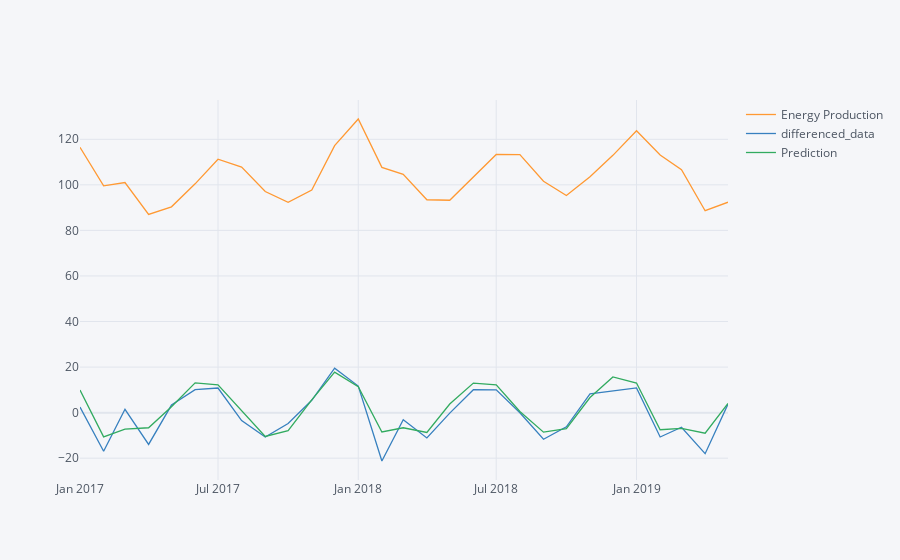

Notebook code cell kept with this figure:
### Code cell
pd.concat([test, future_forecast], axis=1).iplot()

### Figure 1 — Plotly figure (JSON) as saved in the notebook; plotly's stock layout.template omitted (floating-point values rounded to 4 significant figures)
{"data": [{"line": {"color": "rgba(255, 153, 51, 1.0)", "dash": "solid", "shape": "linear", "width": 1.3}, "mode": "lines", "name": "Energy Production", "text": "", "type": "scatter", "x": ["2017-01-01", "2017-02-01", "2017-03-01", "2017-04-01", "2017-05-01", "2017-06-01", "2017-07-01", "2017-08-01", "2017-09-01", "2017-10-01", "2017-11-01", "2017-12-01", "2018-01-01", "2018-02-01", "2018-03-01", "2018-04-01", "2018-05-01", "2018-06-01", "2018-07-01", "2018-08-01", "2018-09-01", "2018-10-01", "2018-11-01", "2018-12-01", "2019-01-01", "2019-02-01", "2019-03-01", "2019-04-01", "2019-05-01"], "y": [116.5, 99.54, 101.0, 87.04, 90.36, 100.4, 111.2, 107.8, 97.08, 92.3, 97.72, 117.2, 128.9, 107.7, 104.6, 93.45, 93.24, 103.3, 113.3, 113.3, 101.6, 95.32, 103.6, 112.9, 123.8, 113.1, 106.7, 88.65, 92.38]}, {"line": {"color": "rgba(55, 128, 191, 1.0)", "dash": "solid", "shape": "linear", "width": 1.3}, "mode": "lines", "name": "differenced_data", "text": "", "type": "scatter", "x": ["2017-01-01", "2017-02-01", "2017-03-01", "2017-04-01", "2017-05-01", "2017-06-01", "2017-07-01", "2017-08-01", "2017-09-01", "2017-10-01", "2017-11-01", "2017-12-01", "2018-01-01", "2018-02-01", "2018-03-01", "2018-04-01", "2018-05-01", "2018-06-01", "2018-07-01", "2018-08-01", "2018-09-01", "2018-10-01", "2018-11-01", "2018-12-01", "2019-01-01", "2019-02-01", "2019-03-01", "2019-04-01", "2019-05-01"], "y": [2.453, -16.94, 1.467, -13.97, 3.322, 10.08, 10.8, -3.479, -10.68, -4.779, 5.419, 19.52, 11.67, -21.24, -3.099, -11.12, -0.2086, 10.07, 10.01, -0.042, -11.71, -6.245, 8.255, 9.375, 10.82, -10.7, -6.42, -18.01, 3.732]}, {"line": {"color": "rgba(50, 171, 96, 1.0)", "dash": "solid", "shape": "linear", "width": 1.3}, "mode": "lines", "name": "Prediction", "text": "", "type": "scatter", "x": ["2017-01-01", "2017-02-01", "2017-03-01", "2017-04-01", "2017-05-01", "2017-06-01", "2017-07-01", "2017-08-01", "2017-09-01", "2017-10-01", "2017-11-01", "2017-12-01", "2018-01-01", "2018-02-01", "2018-03-01", "2018-04-01", "2018-05-01", "2018-06-01", "2018-07-01", "2018-08-01", "2018-09-01", "2018-10-01", "2018-11-01", "2018-12-01", "2019-01-01", "2019-02-01", "2019-03-01", "2019-04-01", "2019-05-01"], "y": [9.921, -10.65, -7.273, -6.637, 2.556, 13.09, 12.23, 0.7023, -10.48, -7.873, 5.599, 17.75, 11.39, -8.477, -6.642, -8.712, 3.765, 12.97, 12.16, 0.5281, -8.583, -7.079, 6.636, 15.65, 13.01, -7.52, -6.921, -9.05, 4.022]}], "layout": {"legend": {"bgcolor": "#F5F6F9", "font": {"color": "#4D5663"}}, "paper_bgcolor": "#F5F6F9", "plot_bgcolor": "#F5F6F9", "title": {"font": {"color": "#4D5663"}}, "xaxis": {"gridcolor": "#E1E5ED", "showgrid": true, "tickfont": {"color": "#4D5663"}, "title": {"font": {"color": "#4D5663"}, "text": ""}, "zerolinecolor": "#E1E5ED"}, "yaxis": {"gridcolor": "#E1E5ED", "showgrid": true, "tickfont": {"color": "#4D5663"}, "title": {"font": {"color": "#4D5663"}, "text": ""}, "zerolinecolor": "#E1E5ED"}}}
